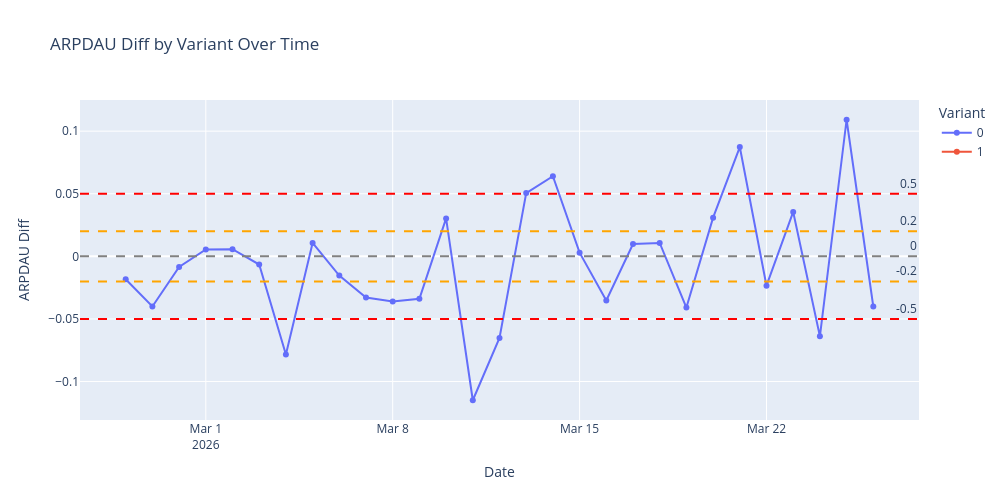

The cell this chart's notebook holds for it:
### Code cell
# Plot daily ARPDAU difference vs. control with threshold reference lines
fig = px.line(datametrics, x='dt', y='arpdau_diff', color='variant',
              title='ARPDAU Diff by Variant Over Time',
              labels={'dt': 'Date', 'arpdau_diff': 'ARPDAU Diff', 'variant': 'Variant'},
              markers=True)
            # Add a zero line as reference
fig.add_hline(y=0, line_dash="dash", line_color="gray", annotation_text="0")
fig.add_hline(y=0.02, line_dash="dash", line_color="orange", annotation_text="0.2")
fig.add_hline(y=-0.02, line_dash="dash", line_color="orange", annotation_text="-0.2")
fig.add_hline(y=0.05, line_dash="dash", line_color="red", annotation_text="0.5")
fig.add_hline(y=-0.05, line_dash="dash", line_color="red", annotation_text="-0.5")

            # Update layout for better readability
fig.update_layout(height=500, width=1000)

fig.show()

### Figure 1 — Plotly figure (JSON) as saved in the notebook; plotly's stock layout.template omitted (floating-point values rounded to 4 significant figures)
{"data": [{"hovertemplate": "Variant=0<br>Date=%{x}<br>ARPDAU Diff=%{y}<extra></extra>", "legendgroup": "0", "line": {"color": "#636efa", "dash": "solid"}, "marker": {"symbol": "circle"}, "mode": "lines+markers", "name": "0", "orientation": "v", "showlegend": true, "type": "scatter", "x": ["2026-02-26", "2026-02-27", "2026-02-28", "2026-03-01", "2026-03-02", "2026-03-03", "2026-03-04", "2026-03-05", "2026-03-06", "2026-03-07", "2026-03-08", "2026-03-09", "2026-03-10", "2026-03-11", "2026-03-12", "2026-03-13", "2026-03-14", "2026-03-15", "2026-03-16", "2026-03-17", "2026-03-18", "2026-03-19", "2026-03-20", "2026-03-21", "2026-03-22", "2026-03-23", "2026-03-24", "2026-03-25", "2026-03-26"], "xaxis": "x", "y": [-0.01831, -0.04009, -0.008431, 0.005528, 0.005719, -0.006529, -0.07835, 0.01071, -0.01537, -0.03285, -0.03605, -0.03391, 0.03028, -0.115, -0.06514, 0.05053, 0.06398, 0.002948, -0.03524, 0.009806, 0.01073, -0.04088, 0.03092, 0.08733, -0.02344, 0.03547, -0.06384, 0.1091, -0.04007], "yaxis": "y"}, {"hovertemplate": "Variant=1<br>Date=%{x}<br>ARPDAU Diff=%{y}<extra></extra>", "legendgroup": "1", "line": {"color": "#EF553B", "dash": "solid"}, "marker": {"symbol": "circle"}, "mode": "lines+markers", "name": "1", "orientation": "v", "showlegend": true, "type": "scatter", "x": ["2026-02-26", "2026-02-27", "2026-02-28", "2026-03-01", "2026-03-02", "2026-03-03", "2026-03-04", "2026-03-05", "2026-03-06", "2026-03-07", "2026-03-08", "2026-03-09", "2026-03-10", "2026-03-11", "2026-03-12", "2026-03-13", "2026-03-14", "2026-03-15", "2026-03-16", "2026-03-17", "2026-03-18", "2026-03-19", "2026-03-20", "2026-03-21", "2026-03-22", "2026-03-23", "2026-03-24", "2026-03-25", "2026-03-26"], "xaxis": "x", "y": [NaN, NaN, NaN, NaN, NaN, NaN, NaN, NaN, NaN, NaN, NaN, NaN, NaN, NaN, NaN, NaN, NaN, NaN, NaN, NaN, NaN, NaN, NaN, NaN, NaN, NaN, NaN, NaN, NaN], "yaxis": "y"}], "layout": {"annotations": [{"showarrow": false, "text": "0", "x": 1, "xanchor": "right", "xref": "x domain", "y": 0, "yanchor": "bottom", "yref": "y"}, {"showarrow": false, "text": "0.2", "x": 1, "xanchor": "right", "xref": "x domain", "y": 0.02, "yanchor": "bottom", "yref": "y"}, {"showarrow": false, "text": "-0.2", "x": 1, "xanchor": "right", "xref": "x domain", "y": -0.02, "yanchor": "bottom", "yref": "y"}, {"showarrow": false, "text": "0.5", "x": 1, "xanchor": "right", "xref": "x domain", "y": 0.05, "yanchor": "bottom", "yref": "y"}, {"showarrow": false, "text": "-0.5", "x": 1, "xanchor": "right", "xref": "x domain", "y": -0.05, "yanchor": "bottom", "yref": "y"}], "height": 500, "legend": {"title": {"text": "Variant"}, "tracegroupgap": 0}, "shapes": [{"line": {"color": "gray", "dash": "dash"}, "type": "line", "x0": 0, "x1": 1, "xref": "x domain", "y0": 0, "y1": 0, "yref": "y"}, {"line": {"color": "orange", "dash": "dash"}, "type": "line", "x0": 0, "x1": 1, "xref": "x domain", "y0": 0.02, "y1": 0.02, "yref": "y"}, {"line": {"color": "orange", "dash": "dash"}, "type": "line", "x0": 0, "x1": 1, "xref": "x domain", "y0": -0.02, "y1": -0.02, "yref": "y"}, {"line": {"color": "red", "dash": "dash"}, "type": "line", "x0": 0, "x1": 1, "xref": "x domain", "y0": 0.05, "y1": 0.05, "yref": "y"}, {"line": {"color": "red", "dash": "dash"}, "type": "line", "x0": 0, "x1": 1, "xref": "x domain", "y0": -0.05, "y1": -0.05, "yref": "y"}], "title": {"text": "ARPDAU Diff by Variant Over Time"}, "width": 1000, "xaxis": {"anchor": "y", "domain": [0, 1], "title": {"text": "Date"}}, "yaxis": {"anchor": "x", "domain": [0, 1], "title": {"text": "ARPDAU Diff"}}}}
